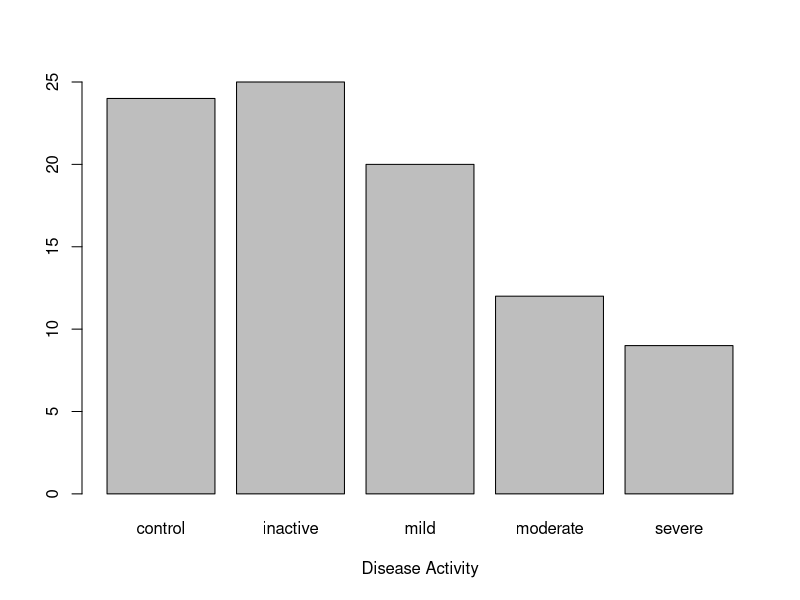
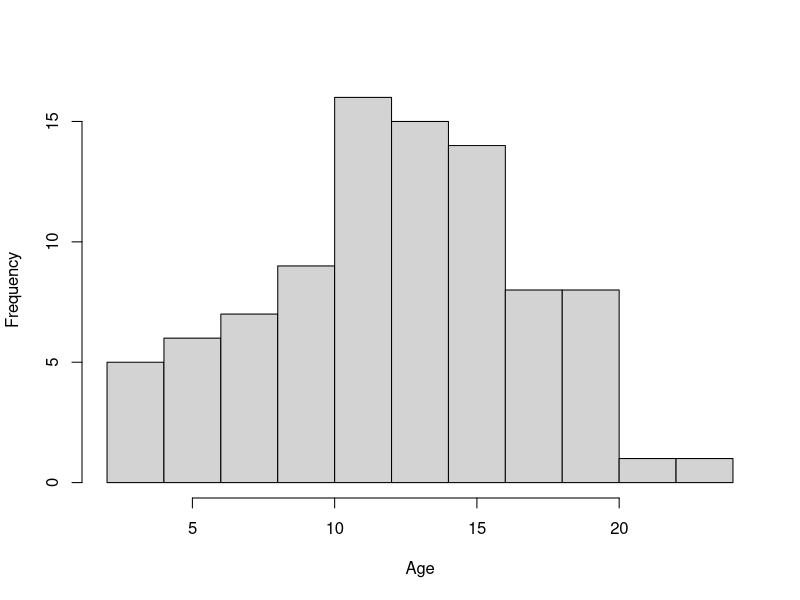
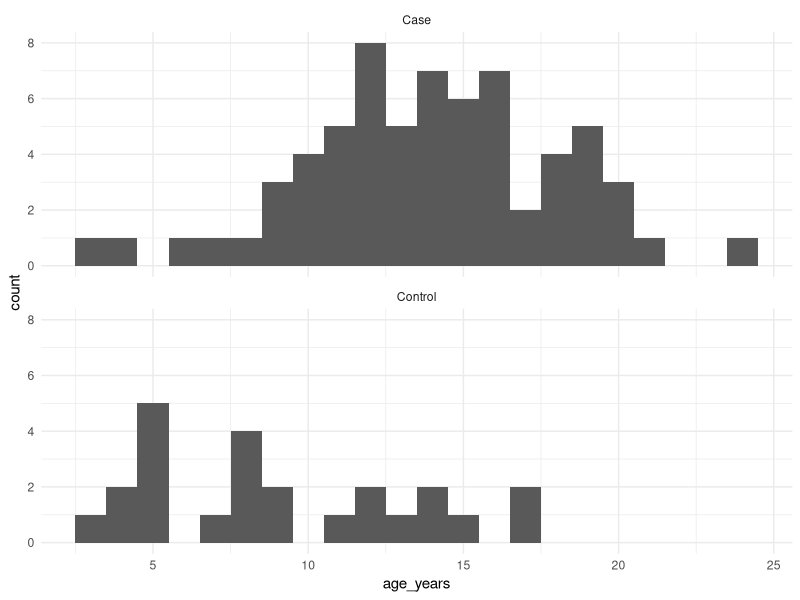
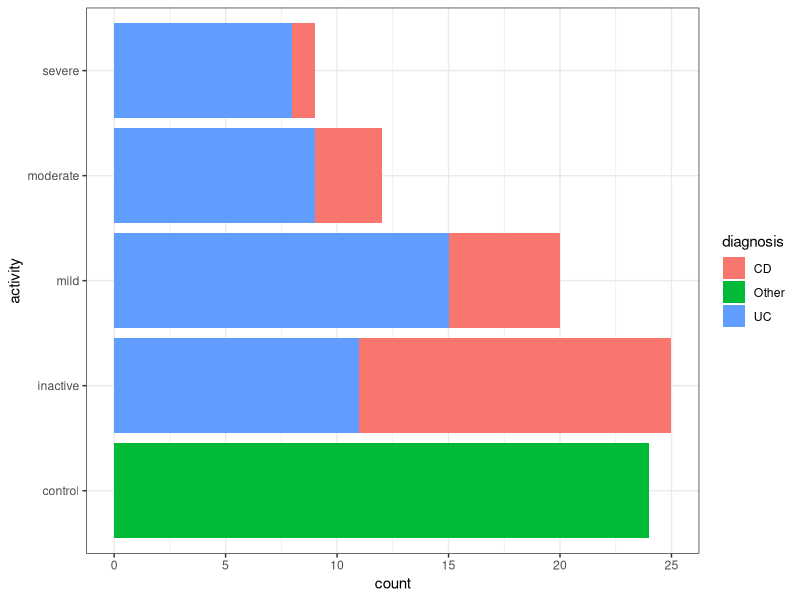
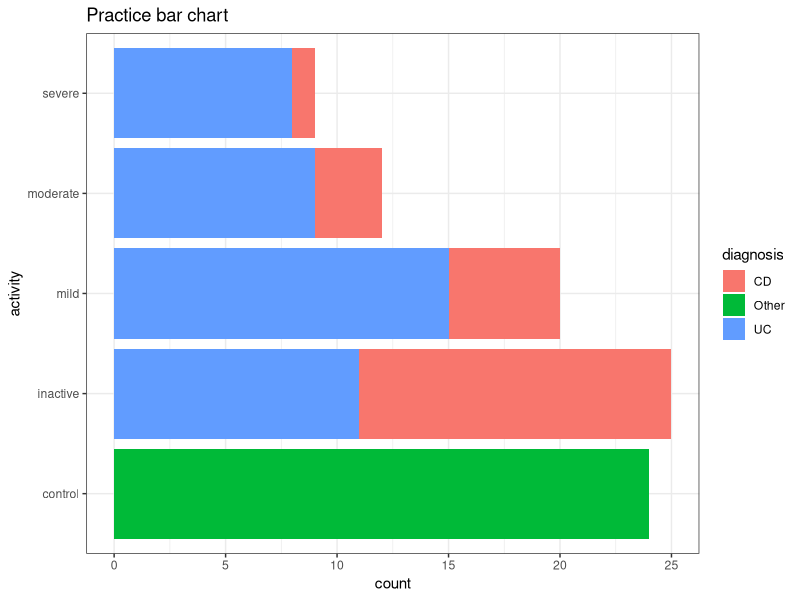
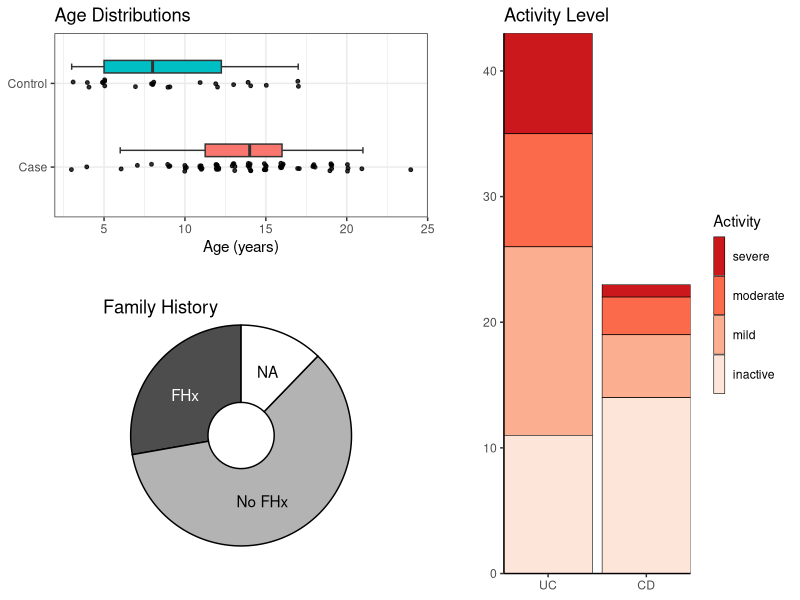
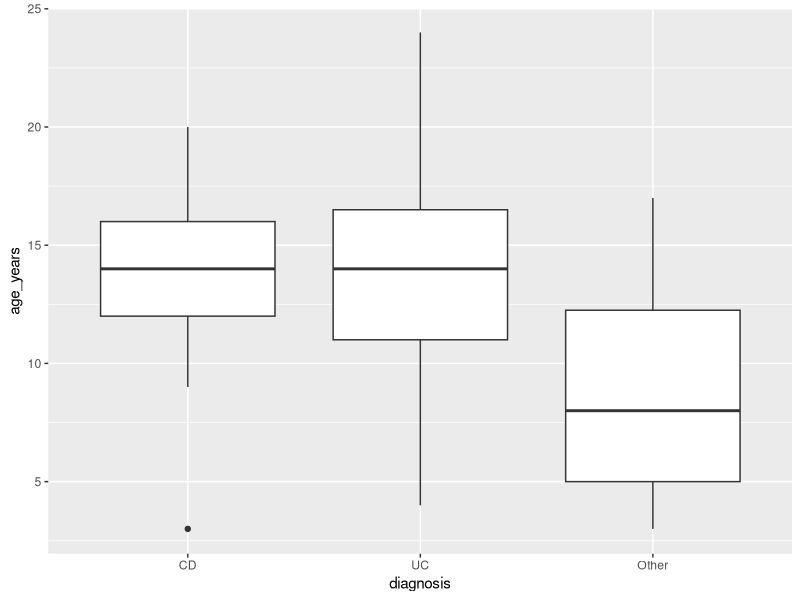
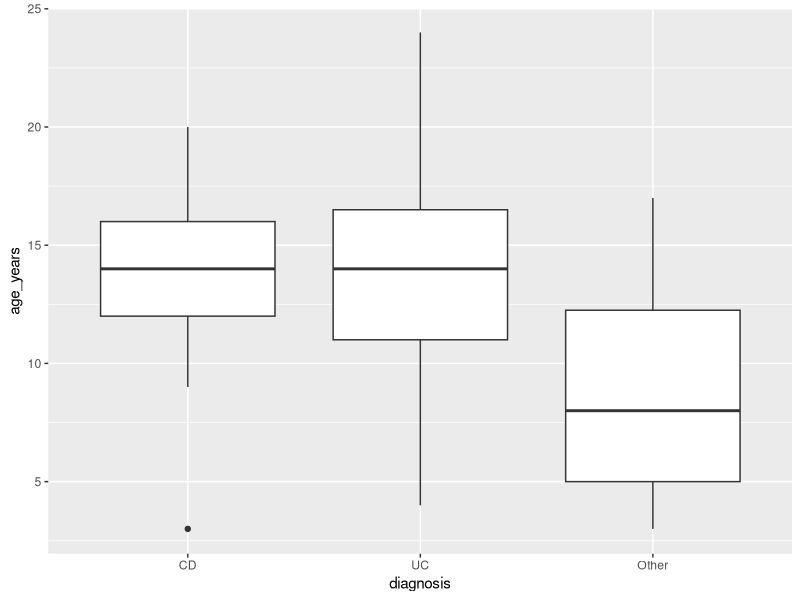

Source code (R) for these figures, in order: (Note: this script raises an error after producing the figures.)
## ---- chunk 1
# You can write code and comments in "chunks" 
print("Hello World") # start "comments" with the # symbol
## ---- chunk 2
# `readxl` is for reading data from Excel files
library(readxl)
## ---- chunk 3
# `writexl` is for writing data to a new Excel file
library(writexl) # we'll use this at the end
## ---- chunk 4
# the `here` package makes specifying file locations easier
library(here)
## ---- chunk 5
# `tidyverse` is a collection of several packages 
library(tidyverse) # (dplyr, ggplot2, and others)
## ---- chunk 6
# give your objects short but informative names!
meta <- read_excel(path = here("data/papa2012/papa2012_metadata.xlsx"), na = "NA")
meds <- read_excel(here("data/papa2012/papa2012_metadata.xlsx"), sheet = "treatment")
## ---- chunk 7
# this will work anywhere! (anywhere that the project folder is moved or copied)
meta <- read_excel(path = here("data/papa2012/papa2012_metadata.xlsx"), na = "NA")
## ---- chunk 8
meta
## ---- chunk 9
example_df <- data.frame(alphabet = LETTERS, numbers = 1:26)
## ---- chunk 10
example_tbl <- as_tibble(example_df)
example_tbl
## ---- chunk 11
table(meta$family_history, useNA = "ifany")
## ---- chunk 12
table(meta$age_years, useNA = "ifany")
## ---- chunk 13
meta %>% count(diagnosis)
## ---- chunk 14
meta %>% count(family_history, diagnosis)
## ---- chunk 15
meta %>% summarise(age_mean = mean(age_years), age_sd = sd(age_years))
## ---- chunk 16
meta %>% summarise(age_mean = mean(age_years), age_sd = sd(age_years), .by = diagnosis)
## ---- chunk 17
#| fig-width: 6
#| fig-height: 3
meta$activity %>% table() %>% barplot(xlab = "Disease Activity")
## ---- chunk 18
#| fig-width: 6
#| fig-height: 3
meta$age_years %>% hist(breaks = 10, main = NULL, xlab = "Age")
## ---- chunk 19
#| fig-width: 6
#| fig-height: 3
ggplot(meta) +
  geom_histogram(aes(age_years), binwidth = 1) +
  facet_wrap(~case_control, ncol = 1) +
  theme_minimal()
## ---- chunk 20
#| fig-width: 8
#| fig-height: 3
ggplot(meta) +
  geom_bar(aes(y = activity, fill = diagnosis)) +
  theme_bw()
## ---- chunk 21
# Assign your plot to an R object
plot_practice_bars <- ggplot(meta) +
  geom_bar(aes(y = activity, fill = diagnosis)) +
  ggtitle("Practice bar chart") +
  theme_bw()

# create a folder for figures
dir.create(here("practical-1/figs"))

# Write the plot to a file, with ggsave
ggsave(
  plot = plot_practice_bars, 
  filename = here("practical-1/figs/practice-barchart.png"),
  width = 6, height = 3, units = "in", dpi = 300
)
## ---- chunk 22
unlink(here("practical-1/figs"), recursive = TRUE)
## ---- chunk 23
#| fig-width: 6
#| fig-height: 3
#| echo: fenced

ggplot(meta) +
  geom_bar(aes(y = activity, fill = diagnosis)) +
  ggtitle("Practice bar chart") +
  theme_bw()
## ---- chunk 24
#| code-fold: true
#| warning: false
#| fig-width: 8
#| fig-height: 6
library(patchwork)

plot_list <- list()

# age boxplot
plot_list$box <- meta %>%
  ggplot(aes(y = case_control, x = age_years)) +
  geom_boxplot(
    mapping = aes(fill = case_control),
    width = 0.15, staplewidth = 0.5, outliers = FALSE,
    position = position_nudge(y = 0.2),
    show.legend = FALSE
  ) +
  geom_jitter(height = 0.05, width = 0.1, alpha = 0.8, size = 1) +
  labs(y = NULL, x = "Age (years)", title = "Age Distributions") +
  theme_bw() +
  theme(plot.margin = margin(b = 20, r = 20))

# plot_list$box

# family history piechart
plot_list$pie <- meta %>%
  ggplot(aes(y = 1, fill = family_history)) +
  geom_bar(position = "stack", colour = "black") +
  scale_fill_manual(
    values = c(fhx = "grey30", nofhx = "grey70"),
    na.value = "white", guide = "none"
  ) +
  annotate("text", x = I(pi / 8), y = I(0.25), label = "NA") +
  annotate("text", x = I(0.9 * pi), y = I(0.25), label = "No FHx") +
  annotate("text", x = I(1.7 * pi), y = I(0.25), label = "FHx", colour = "white") +
  labs(tag = "Family History") +
  labs(x = NULL, y = NULL) +
  coord_radial(expand = FALSE, inner.radius = 0.3) +
  theme_void() +
  theme(plot.tag.location = "panel", plot.margin = margin(t = 10))

# plot_list$pie

# activity barchart
plot_list$bar <- meta %>%
  ggplot(aes(
    x = diagnosis,
    fill = factor(activity, c("severe", "moderate", "mild", "inactive"))
  )) +
  geom_bar(colour = "black", linewidth = 0.2) +
  scale_x_discrete(limits = c("UC", "CD")) +
  scale_fill_brewer(name = "Activity", palette = "Reds", direction = -1) +
  labs(title = "Activity Level", x = NULL, y = NULL) +
  coord_cartesian(ylim = c(0, NA), expand = FALSE) +
  theme_classic() +
  theme(
    plot.margin = margin(l = 20),
    legend.key.height = unit(1, "cm"), legend.key.width = unit(3, "mm")
  )

# plot_list$bar

# assemble with patchwork
wrap_plots(
  A = plot_list$box, C = plot_list$bar,
  B = plot_list$pie, guides = "collect",
  design =
    "AAC
 AAC
 BBC
 BBC
 BBC"
)
## ---- chunk 25
meta
## ---- chunk 26
meds
## ---- chunk 27
all_meta <- left_join(meta, meds)
## ---- chunk 28
# this should do the same thing as the natural join shown above
all_meta <- left_join(meta, meds, by = join_by(ID, diagnosis))
## ---- chunk 29
# create a logical variable, TRUE if patient has family history of IBD
all_meta$ibd_fhx <- all_meta$family_history == "fhx"

# always check the result is what you expected!
all_meta[, c("ID", "family_history", "ibd_fhx")]
## ---- chunk 30
# this is equivalent to the previous block
all_meta <- all_meta %>% mutate(ibd_fhx = family_history == "fhx")

# check the result again
all_meta %>% select(ID, family_history, ibd_fhx)
## ---- chunk 31
#| fig-width: 6
#| fig-height: 3

all_meta %>%
  mutate(diagnosis = factor(diagnosis, levels = c("CD", "UC", "Other"))) %>%
  ggplot(aes(diagnosis, age_years)) +
  geom_boxplot()
## ---- chunk 32
class(all_meta$diagnosis) # no persistent changes, diagnosis is still character!
## ---- chunk 33
#| fig-width: 6
#| fig-height: 3
all_meta <- all_meta %>% mutate(diagnosis = factor(diagnosis, c("CD", "UC", "Other")))
all_meta %>% ggplot(aes(diagnosis, age_years)) +
  geom_boxplot()
## ---- chunk 34
class(all_meta$diagnosis)
## ---- chunk 35
table(all_meta$medication, useNA = "if")
table(all_meta$immunosuppression_level, useNA = "if")
## ---- chunk 36
all_meta <- all_meta %>% mutate(
  medication = if_else(case_control == "Control", true = "none", false = medication),
  immunosuppression_level = if_else(case_control == "Control", true = "none", false = immunosuppression_level)
)

# check the result!
all_meta %>% select(ID, case_control, medication, immunosuppression_level)
## ---- chunk 37
all_meta <- all_meta %>% mutate(
  abx = str_detect(medication, "abx"),
  steroids = str_detect(medication, "steroids"),
  imsp_other = str_detect(medication, "imsp"),
  imsp_any = steroids | imsp_other
)

# check the result!
# all_meta %>% select(case_control, medication, abx, steroids, imsp_other, imsp_any)
## ---- chunk 38
all_meta <- all_meta %>% mutate(
  diagnosis = factor(diagnosis, c("Other", "CD", "UC")),
  active = factor(active, c("control", "inactive", "active")),
  activity = factor(activity, c("control", "inactive", "mild", "moderate", "severe"))
)

# you do the same for immunosuppression_level! don't forget to check the result
## ---- chunk 39
#| include: false
all_meta <- all_meta %>% mutate(
  immunosuppression_level = factor(x = immunosuppression_level, c(
    "none", "level0", "level1", "level2", "level3", "level4"
  ))
)
## ---- chunk 40
output_path <- here("data", "papa2012", "processed")
dir.create(output_path)
## ---- chunk 41
write_xlsx(all_meta, here(output_path, "all_metadata.xlsx"))
## ---- chunk 42
write_csv(all_meta, here(output_path, "all_metadata.csv"))
## ---- chunk 43
saveRDS(all_meta, here(output_path, "all_metadata.rds"))
## ---- chunk 44
sessioninfo::session_info()
